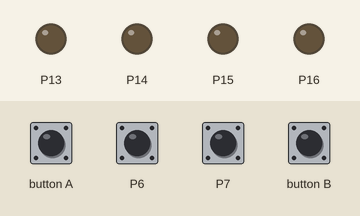
Recording of a program running on a simulated BBC micro:bit (MakeCode). Parts: output pins drawn as LEDs (lit = HIGH). Inputs (shaded band) come from the test bench; at power-on: P6 HIGH, P7 HIGH.

Above: at 1.2 s.
1.3 s: button A pressed for 0.15 s
At 2.6 s:
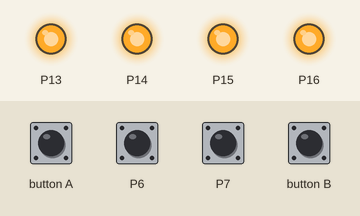
2.9 s: P6 pulled LOW for 0.15 s
At 5.2 s:
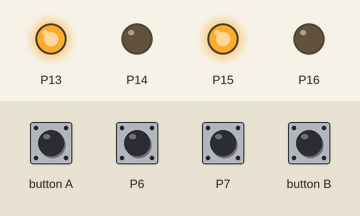
6.0 s: button B pressed for 0.15 s
At 7.5 s:
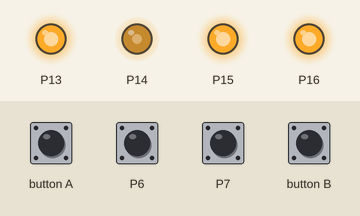
9.1 s: button A pressed for 0.15 s
At 14.5 s:
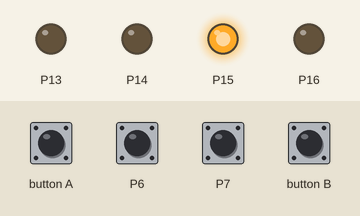
Timing chart, 0 to 14.8 s (numbered marks = the images above; inputs shaded):
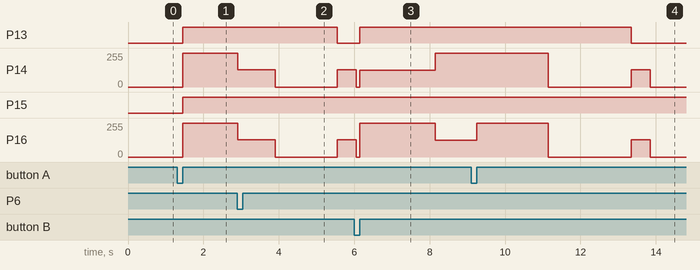

Measured:
- after the input at 1.3 s, P13, P15: LOW → HIGH after 0.15 s; P14, P16: 0/255 → 255/255 after 0.15 s
- after the input at 2.9 s, P14, P16: 255/255 → 128/255 after 0.01 s instead of 2.7 s
- after the input at 6.0 s, P13: LOW → HIGH after 0.15 s
- after the input at 9.1 s, P13: HIGH → LOW after 4.3 s; P16: 127/255 → 255/255 after 0.15 s, → 0/255 1.9 s later, → 128/255 2.2 s later, → 0/255 0.50 s later

The program:

main.ts
```typescript
function 右にまわる (時間秒: number) {
    pins.digitalWritePin(DigitalPin.P13, 0)
    pins.digitalWritePin(DigitalPin.P15, 1)
    pins.analogWritePin(AnalogPin.P14, 512)
    pins.analogWritePin(AnalogPin.P16, 512)
    basic.pause(時間秒 * 1000)
    とまる()
}
function とまる () {
    pins.analogWritePin(AnalogPin.P14, 0)
    pins.analogWritePin(AnalogPin.P16, 0)
}
input.onButtonPressed(Button.A, function () {
    走る(100, 100, 4.1)
    右にまわる(0.5)
})
function 走る (左スピード: number, 右スピード: number, 時間秒: number) {
    if (左スピード < 0) {
        pins.digitalWritePin(DigitalPin.P15, 0)
    } else {
        pins.digitalWritePin(DigitalPin.P15, 1)
    }
    if (右スピード < 0) {
        pins.digitalWritePin(DigitalPin.P13, 0)
    } else {
        pins.digitalWritePin(DigitalPin.P13, 1)
    }
    pins.analogWritePin(AnalogPin.P14, Math.map(Math.abs(右スピード), 0, 100, 0, 1023))
    pins.analogWritePin(AnalogPin.P16, Math.map(Math.abs(左スピード), 0, 100, 0, 1023))
    basic.pause(時間秒 * 1000)
    とまる()
}
input.onButtonPressed(Button.B, function () {
    走る(100, 50, 2)
    走る(50, 100, 3)
})
function 左にまわる (時間秒: number) {
    pins.digitalWritePin(DigitalPin.P13, 1)
    pins.digitalWritePin(DigitalPin.P15, 0)
    pins.analogWritePin(AnalogPin.P14, 512)
    pins.analogWritePin(AnalogPin.P16, 512)
    basic.pause(時間秒 * 1000)
    とまる()
}
led.enable(false)
pins.setPull(DigitalPin.P6, PinPullMode.PullUp)
pins.setPull(DigitalPin.P7, PinPullMode.PullUp)
basic.forever(function () {
    if (pins.digitalReadPin(DigitalPin.P6) == 0 || pins.digitalReadPin(DigitalPin.P7) == 0) {
        pins.digitalWritePin(DigitalPin.P13, 1)
        pins.analogWritePin(AnalogPin.P14, 512)
        pins.digitalWritePin(DigitalPin.P15, 1)
        pins.analogWritePin(AnalogPin.P16, 512)
        basic.pause(1000)
        pins.analogWritePin(AnalogPin.P14, 0)
        pins.analogWritePin(AnalogPin.P16, 0)
    }
})
```

test.ts
```typescript
// テストはここに来ます。このパッケージが拡張機能として使用されるときにはコンパイルされません。
```
